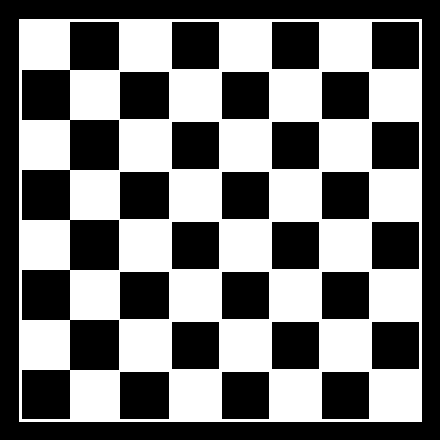
Frame 1 (no input)
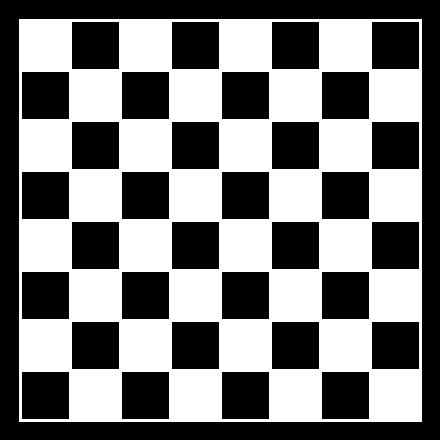
Frame 60 (the mouse pressed at the canvas centre just before this capture)
Frame 120 (the mouse held since frame 60 and released just before this capture): identical to frame 60, image omitted

The Processing sketch that drew these frames (run headless with seeded random() and noise(); from frame 60 on, the mouse is pressed at the canvas centre):

// Processing sketch: processing_34140
// ── processing_34140.pde

void setup() {
  size (50*8+40, 50*8+40);
  background (0);
  noStroke();
  smooth();
}

void draw() {
  for (int x=20; x<50*8; x+=100) {
    for (int y=20; y<50*8; y+=100) {
      fill (255);
      rect (x, y, 50, 50);
      rect (x+50, y+50, 50, 50);
    }
    strokeWeight (3);
    stroke (255);
    noFill();
    rect(20, 20, 50*8, 50*8);
  }
}    
